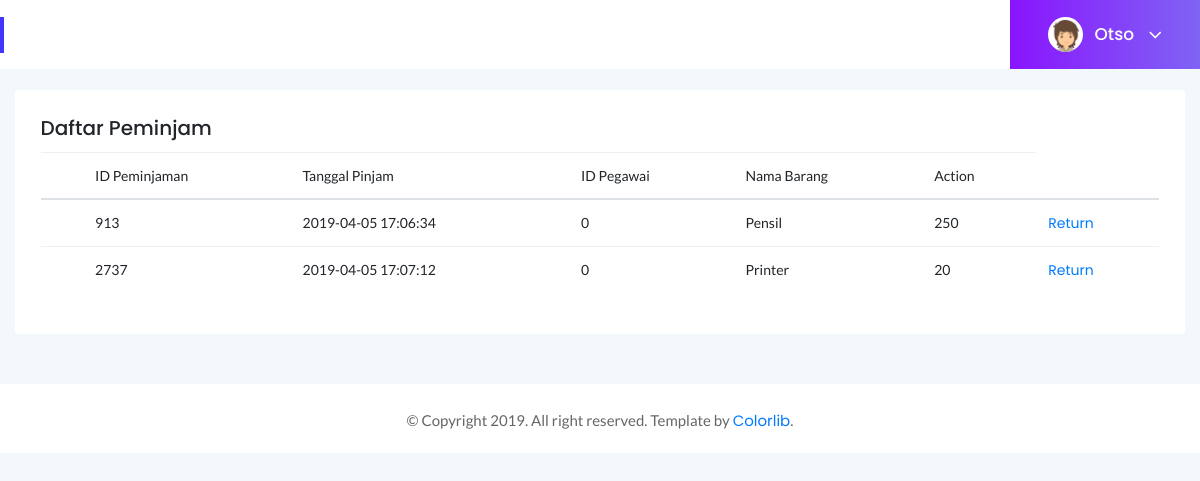
/pengembalian.php, run on the app's committed database.
### tables this page shows
CREATE TABLE `petugas` (
  `id_petugas` int(11) NOT NULL,
  `username` varchar(64) NOT NULL,
  `password` varchar(32) NOT NULL,
  `nama_petugas` varchar(225) NOT NULL,
  `id_level` int(11) NOT NULL,
  `status` int(1) NOT NULL
);

CREATE TABLE `peminjaman` (
  `id_peminjaman` int(11) NOT NULL,
  `tanggal_peminjaman` datetime NOT NULL,
  `tanggal_kembali` datetime DEFAULT NULL,
  `status_pengembalian` varchar(32) NOT NULL,
  `id_pegawai` int(11) NOT NULL,
  `id_petugas` int(11) DEFAULT NULL,
  `id_inventaris` int(11) NOT NULL
);

CREATE TABLE `inventaris` (
  `id_inventaris` int(11) NOT NULL,
  `nama` varchar(225) NOT NULL,
  `kondisi` varchar(32) NOT NULL,
  `keterangan` longtext NOT NULL,
  `jumlah` int(15) NOT NULL,
  `id_jenis` int(11) NOT NULL,
  `tanggal_register` datetime NOT NULL,
  `id_ruang` int(11) NOT NULL,
  `kode_inventaris` varchar(11) DEFAULT NULL,
  `id_petugas` int(11) NOT NULL
);

CREATE TABLE `detail_pinjam` (
  `id_detail_pinjam` int(11) NOT NULL,
  `id_inventaris` int(11) NOT NULL,
  `jumlah` int(15) NOT NULL,
  `id_peminjaman` int(11) NOT NULL
);

### library/oop.php (called while the page is built, shortened)
<?php
    class oop{
        function filterTampil($con,$table,$wheres){
            $sql = "SELECT * FROM $table WHERE $wheres";
            $query = mysqli_query($con,$sql);
            while ($data = mysqli_fetch_array($query)){
                $isi[] = $data;
            }
            return $isi;
        }
    }
?>

### pengembalian.php (the view, shortened to what this page needs)
<!doctype html>
<html class="no-js" lang="en">
<?php
include 'library/oop.php';
include 'controller/controller.php';
$perintah = new oop();
$table = "peminjaman";
$cek = "SELECT * FROM petugas WHERE status = '1'";
$mysql = mysqli_query($con,$cek);
$staff = mysqli_fetch_array($mysql);
?>
<head>
    <link rel="stylesheet" href="assets/css/bootstrap.min.css">
    <link rel="stylesheet" href="assets/css/font-awesome.min.css">
    <link rel="stylesheet" href="assets/css/themify-icons.css">
    <link rel="stylesheet" href="assets/css/metisMenu.css">
    <link rel="stylesheet" href="assets/css/owl.carousel.min.css">
    <link rel="stylesheet" href="assets/css/slicknav.min.css">
    <link rel="stylesheet" type="text/css" href="https://cdn.datatables.net/1.10.19/css/jquery.dataTables.css">
    <link rel="stylesheet" type="text/css" href="https://cdn.datatables.net/1.10.18/css/dataTables.bootstrap4.min.css">
    <link rel="stylesheet" type="text/css"
        href="https://cdn.datatables.net/responsive/2.2.3/css/responsive.bootstrap.min.css">
    <link rel="stylesheet" type="text/css"
        href="https://cdn.datatables.net/responsive/2.2.3/css/responsive.jqueryui.min.css">
    <link rel="stylesheet" href="assets/css/typography.css">
    <link rel="stylesheet" href="assets/css/default-css.css">
    <link rel="stylesheet" href="assets/css/styles.css">
    <link rel="stylesheet" href="assets/css/responsive.css">
</head>
<body>
    <div class="page-container">
        <div class="main-content">
            <form action="" method="POST">
                <div class="page-title-area">
                    <div class="row align-items-center">
                        <div class="col-sm-6">
                        </div>
                        <div class="col-sm-6 clearfix">
                            <div class="user-profile pull-right">
                                <img class="avatar user-thumb" src="assets/images/author/avatar.png" alt="avatar">
                                <h4 class="user-name dropdown-toggle" data-toggle="dropdown">
                                    <?php
                                    echo @$staff['nama_petugas'];
                                ?>
                                    <i class="fa fa-angle-down"></i></h4>
                            </div>
                        </div>
                    </div>
                </div>
                <div class="main-content-inner">
                    <br>
                    <div class="card">
                        <div class="card-body">
                            <h5 class="card-title">Daftar Peminjam</h5>
                            <div class="data-tables datatable-primary">
                                <table class="table" id="dataTable">
                                    <th>
                                    <td>ID Peminjaman</td>
                                    <td>Tanggal Pinjam</td>
                                    <td>ID Pegawai</td>
                                    <td>Nama Barang</td>
                                    <td>Action</td>
                                    </th>
                                    <tbody>
                                        <?php
                                    @$status = 'Blom';
                                    @$wheres = "status_pengembalian = '$status'";
                                    @$field = $perintah->filterTampil($con,$table,$wheres);
                                    foreach($field as $data){
                                    ?>
                                        <tr>
                                            <td></td>
                                            <td><?php echo @$data['id_peminjaman']?></td>
                                            <td><?php echo @$data['tanggal_peminjaman']?></td>
                                            <td><?php echo @$data['id_pegawai']?></td>
                                            <td><?php
                                            $sql = "SELECT * FROM inventaris WHERE id_inventaris = '$data[id_inventaris]'";
                                            $query = mysqli_query($con,$sql);
                                            $namabarang = mysqli_fetch_array($query);
                                            echo $namabarang['nama'];
                                            ?></td>
                                            <td>
                                            <?php
                                            $sql = "SELECT * FROM detail_pinjam WHERE id_peminjaman = '$data[id_peminjaman]'";
                                            $query = mysqli_query($con,$sql);
                                            $namabarang = mysqli_fetch_array($query);
                                            echo $namabarang['jumlah'];
                                            ?>
                                            </td>
                                            <td>
                                                <a class="" href="?delete&kode='<?php echo @$data[0]?>'">Return</a>
                                            </td>
                                        </tr>
                                        <?php }?>
                                    </tbody>
                                </table>
                            </div>
                        </div>
                    </div>
            </form>
        </div>
        <footer>
            <div class="footer-area">
                <p>© Copyright 2019. All right reserved. Template by <a href="https://colorlib.com/wp/">Colorlib</a>.
                </p>
            </div>
        </footer>
    </div>
</body>
</html>

### data on the page
petugas: nama_petugas "Otso"
peminjaman: id_peminjaman "913", tanggal_peminjaman "2019-04-05 17:06:34", id_pegawai "0", id_inventaris.nama "Pensil", detail_pinjam.jumlah "250"
peminjaman: id_peminjaman "2737", tanggal_peminjaman "2019-04-05 17:07:12", id_pegawai "0", id_inventaris.nama "Printer", detail_pinjam.jumlah "20"
